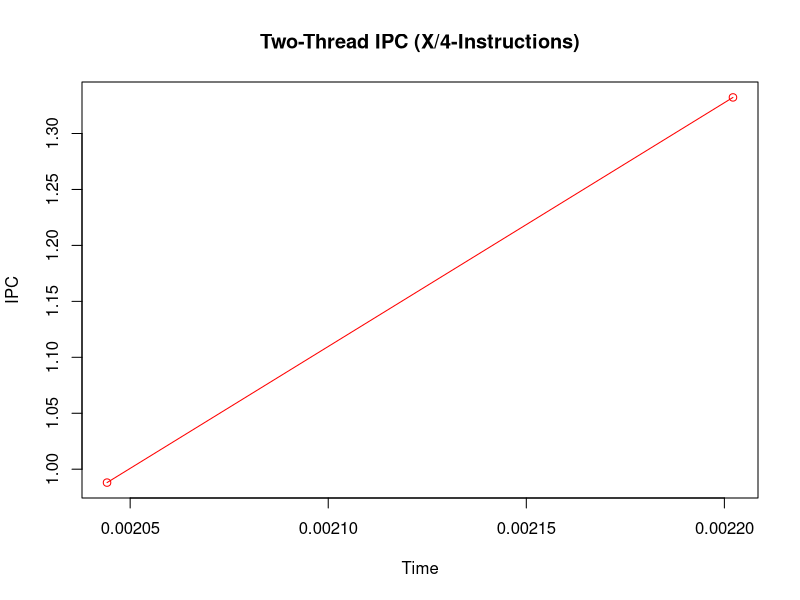
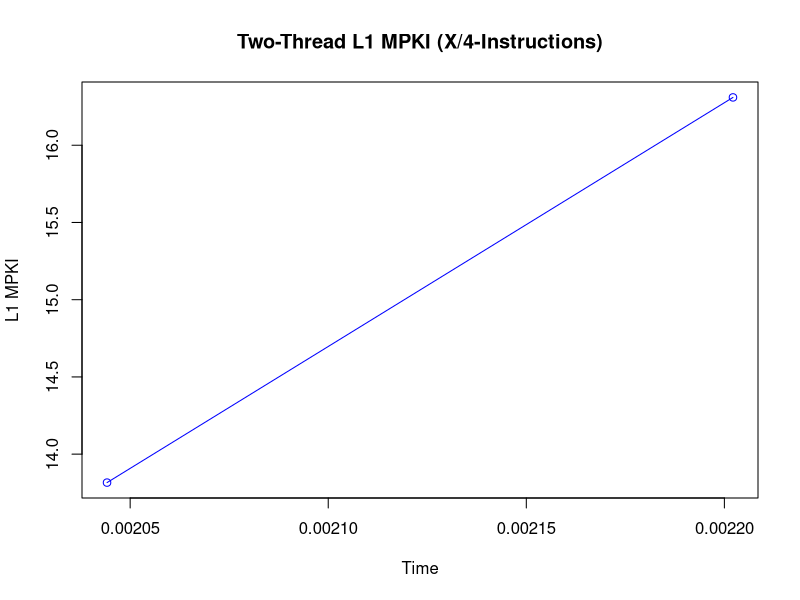
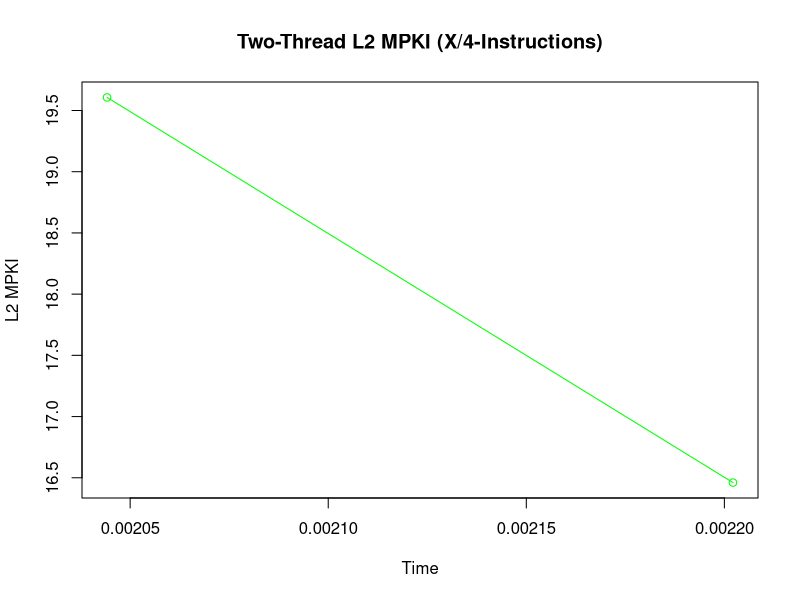
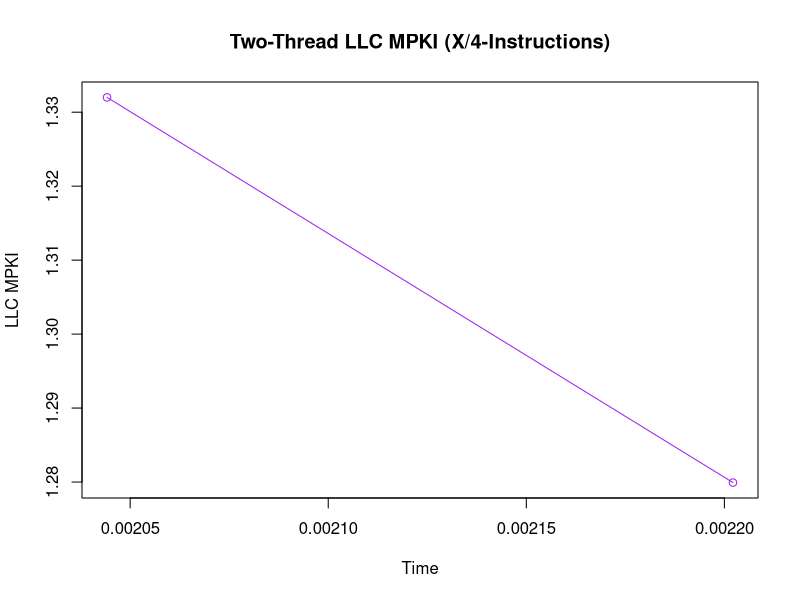
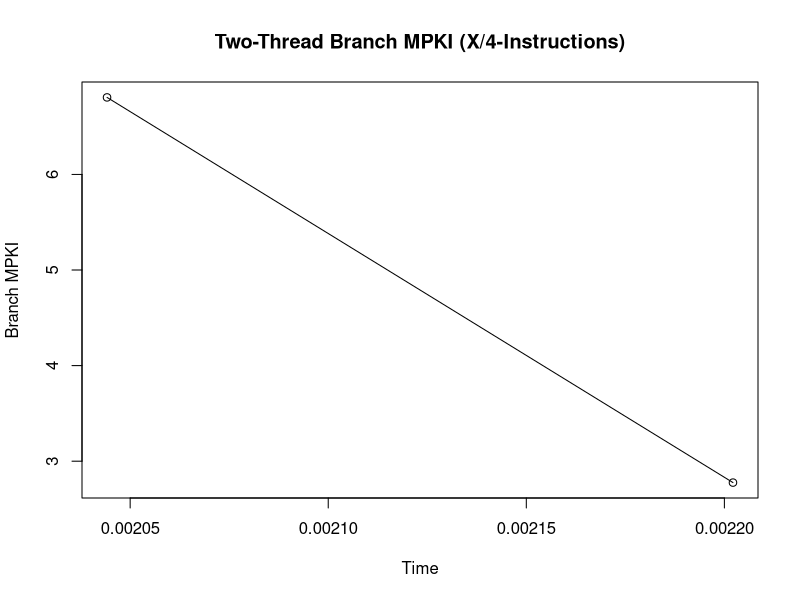

The R script that drew these images, in order:
#-----------------------------------------------------------------------------------------------------------------
# Two Thread (X/4)
#-----------------------------------------------------------------------------------------------------------------

data <- read.csv("two_thread_saliency_run_D4.csv")

data$Timestamp <- as.character(data$Timestamp)
data$Timestamp[which(data$Timestamp=="<not counted>")] <- "0"
data$Timestamp <- as.numeric(data$Timestamp)

data$instructions <- as.character(data$instructions)
data$instructions[which(data$instructions=="<not counted>")] <- "0"
data$instructions <- as.numeric(data$instructions)

data$cpu.cycles <- as.character(data$cpu.cycles)
data$cpu.cycles[which(data$cpu.cycles=="<not counted>")] <- "0"
data$cpu.cycles <- as.numeric(data$cpu.cycles)

data$L1.dcache.load.misses <- as.character(data$L1.dcache.load.misses)
data$L1.dcache.load.misses[which(data$L1.dcache.load.misses=="<not counted>")] <- "0"
data$L1.dcache.load.misses <- as.numeric(data$L1.dcache.load.misses)

data$l2_rqsts.miss <- as.character(data$l2_rqsts.miss)
data$l2_rqsts.miss[which(data$l2_rqsts.miss=="<not counted>")] <- "0"
data$l2_rqsts.miss <- as.numeric(data$l2_rqsts.miss)

data$LLC.load.misses <- as.character(data$LLC.load.misses)
data$LLC.load.misses[which(data$LLC.load.misses=="<not counted>")] <- "0"
data$LLC.load.misses <- as.numeric(data$LLC.load.misses)

data$branch.misses <- as.character(data$branch.misses)
data$branch.misses[which(data$branch.misses=="<not counted>")] <- "0"
data$branch.misses <- as.numeric(data$branch.misses)

#-----------------------------------------------------------------------------------------------------------------
# Two Thread IPC (X/4)
#-----------------------------------------------------------------------------------------------------------------

IPC = data$instructions/data$cpu.cycles
plot(IPC ~ data$Timestamp, type="o", col="red", main="Two-Thread IPC (X/4-Instructions)", xlab="Time", ylab="IPC")
#par(new = TRUE) #Plots the next graph on the same graph

#-----------------------------------------------------------------------------------------------------------------
# Two Thread L1 MPKI Plot (X/4)
#-----------------------------------------------------------------------------------------------------------------

L1MPKI = (data$L1.dcache.load.misses)/(data$instructions/1000)
plot(L1MPKI ~ data$Timestamp, type="o", col="blue", main="Two-Thread L1 MPKI (X/4-Instructions)", xlab="Time", ylab="L1 MPKI")

#-----------------------------------------------------------------------------------------------------------------
# Two Thread L2 MPKI Plot (X/4)
#-----------------------------------------------------------------------------------------------------------------

L2MPKI = (data$l2_rqsts.miss)/(data$instructions/1000)
plot(L2MPKI ~ data$Timestamp, type="o", col="green", main="Two-Thread L2 MPKI (X/4-Instructions)", xlab="Time", ylab="L2 MPKI")

#-----------------------------------------------------------------------------------------------------------------
# Two Thread LLC MPKI Plot (X/4)
#-----------------------------------------------------------------------------------------------------------------

LLCMPKI = (data$LLC.load.misses)/(data$instructions/1000)
plot(LLCMPKI ~ data$Timestamp, type="o", col="purple", main="Two-Thread LLC MPKI (X/4-Instructions)", xlab="Time", ylab="LLC MPKI")

#-----------------------------------------------------------------------------------------------------------------
# Two Thread Branch MPKI Plot (X/4)
#-----------------------------------------------------------------------------------------------------------------

BranchMPKI= (data$branch.misses)/(data$instructions/1000)
plot(BranchMPKI ~ data$Timestamp, type="o", col="black", main="Two-Thread Branch MPKI (X/4-Instructions)", xlab="Time", ylab="Branch MPKI")

